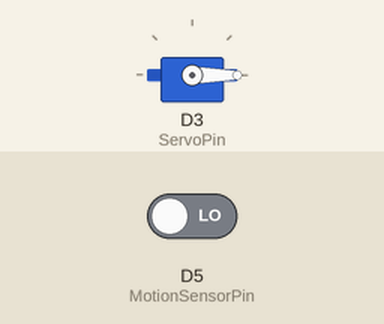
This sketch was run on a simulated ESP8266 (Wemos D1 mini). Parts: servo. Inputs (shaded band) come from the test bench; at power-on: D5 (MotionSensorPin) LOW. The audio player accepts every command and is not drawn.

Above: at 1.7 s.
1.8 s: D5 (MotionSensorPin) driven HIGH
At 3.1 s:
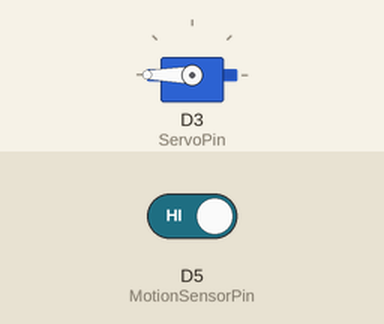
Timing chart, 0 to 8.4 s (numbered marks = the images above; inputs shaded):
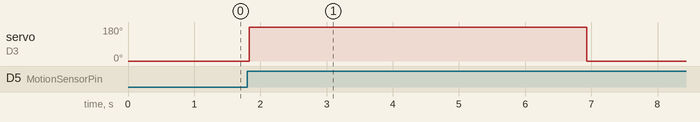

Measured:
- after the input at 1.8 s, servo on D3 (ServoPin): 0° → 180° at once, → 0° 5.1 s later

The sketch:

halloween_bat.ino
```cpp
#include <ESP8266WiFi.h>
#include <BlynkSimpleEsp8266.h>
#include <Adafruit_NeoPixel.h>
#include <Servo.h>
#include <SoftwareSerial.h>
#include <DFRobotDFPlayerMini.h>


//#define DEBUG
#define ServoPin D3
#define MotionSensorPin D5
#define MOTION_COUNT_TRIGGER 1 //how mny times motion is to be detected in order to trigger an action
#define LedPin D6
#define NUMLEDS 0
#define MAX_STEPS_IN_SEQ 10


struct sequence {
	byte no_of_steps;
	byte audioclip;
	byte col_ON[3];
	byte col_SBY[3];
	byte pos[MAX_STEPS_IN_SEQ];
	byte del[MAX_STEPS_IN_SEQ];	//in 10's of milliseconds (e.g. 120 is equal to 1.2 sec - or 1200ms)
};


SoftwareSerial mySoftwareSerial(D2, D1); // RX, TX
DFRobotDFPlayerMini myDFPlayer;
Servo myServo;

#define NO_OF_SEQS 1
sequence bat[NO_OF_SEQS] =
{
	{
		3,
		2,
		{ 0, 0, 0 },
		{ 0, 0, 0 },
		{ 180,	180, 0 },
		{ 255,	255, 255 }
	}
};


// Parameter 1 = number of pixels in strip
// Parameter 2 = Arduino pin number (most are valid)
// Parameter 3 = pixel type flags, add together as needed:
//   NEO_KHZ800  800 KHz bitstream (most NeoPixel products w/WS2812 LEDs)
//   NEO_KHZ400  400 KHz (classic 'v1' (not v2) FLORA pixels, WS2811 drivers)
//   NEO_GRB     Pixels are wired for GRB bitstream (most NeoPixel products)
//   NEO_RGB     Pixels are wired for RGB bitstream (v1 FLORA pixels, not v2)
//   NEO_RGBW    Pixels are wired for RGBW bitstream (NeoPixel RGBW products)


// Adafruit_NeoPixel strip = Adafruit_NeoPixel(NUMLEDS, LedPin, NEO_GRB + NEO_KHZ800);


// IMPORTANT: To reduce NeoPixel burnout risk, add 1000 uF capacitor across
// pixel power leads, add 300 - 500 Ohm resistor on first pixel's data input
// and minimize distance between Arduino and first pixel.  Avoid connecting
// on a live circuit...if you must, connect GND first.

void setup()
{
	mySoftwareSerial.begin(9600);

#ifdef DEBUG
	Serial.begin(115200);
	Serial.println();
	Serial.println(F("Initializing DFPlayer ... (May take 3~5 seconds)"));
#endif


	while (!myDFPlayer.begin(mySoftwareSerial)) {  //Use softwareSerial to communicate with mp3.
#ifdef DEBUG
		Serial.println(F("Unable to begin:"));
		Serial.println(F("1.Please recheck the connection!"));
		Serial.println(F("2.Please insert the SD card!"));
#endif
		delay(1000);
	}


#ifdef DEBUG
	Serial.println(F("DFPlayer Mini online."));
#endif

	myDFPlayer.volume(20);  //Set volume value. From 0 to 30
	myDFPlayer.outputDevice(DFPLAYER_DEVICE_SD);

#ifdef DEBUG
	//----Read information----
	Serial.print("State: ");
	Serial.println(myDFPlayer.readState()); //read mp3 state
	Serial.print("Volume: ");
	Serial.println(myDFPlayer.readVolume()); //read current volume
	Serial.print("EQ: ");
	Serial.println(myDFPlayer.readEQ()); //read EQ setting
	Serial.print("File Counts: ");
	Serial.println(myDFPlayer.readFileCounts()); //read all file counts in SD card
	Serial.print("Current File Number: ");
	Serial.println(myDFPlayer.readCurrentFileNumber()); //read current play file number
	Serial.print("File Counts in Folder 1: ");
	Serial.println(myDFPlayer.readFileCountsInFolder(1)); //read fill counts in folder SD:/03


	Serial.println(F("Initializing Motion Sensor"));
#endif


	pinMode(MotionSensorPin, INPUT);

#ifdef DEBUG
	Serial.println(F("Initializing Servo"));
#endif

	myServo.attach(ServoPin);
	myServo.write(0);              // reset servo position
	delay(15);                       // waits 15ms for the servo to reach the position
//	strip.begin();
//	strip.show(); // Initialize all pixels to 'off'

	randomSeed(analogRead(A0)); //initialize random number generator


}


void loop() {
	static byte motion_count = 0;
	static byte seq_count;
	byte active_seq;
	int motion = digitalRead(MotionSensorPin); // Read digital OUT value

	if (motion) {
		motion_count++;
	}
	else
		motion_count = 0;


	if (motion_count == MOTION_COUNT_TRIGGER)
	{
		//active_seq = random(0, NO_OF_SEQS);
		//active_seq = seq_count++%NO_OF_SEQS;
		active_seq = 0;

		myDFPlayer.playFolder(1, bat[active_seq].audioclip);  //play specific mp3 in SD:/15/004.mp3; Folder Name(1~99); File Name(1~255)

//		strip.setPixelColor(0, strip.Color(bat[active_seq].col_ON[0], bat[active_seq].col_ON[1], bat[active_seq].col_ON[2]));
//		strip.setPixelColor(1, strip.Color(bat[active_seq].col_ON[0], bat[active_seq].col_ON[1], bat[active_seq].col_ON[2]));
//		strip.show(); // This sends the updated pixel color to the hardware.
		for (int i = 0; i < bat[active_seq].no_of_steps - 1; i++)
		{
			myServo.write(bat[active_seq].pos[i]);              // tell servo to go to position in variable 'pos'
			delay(bat[active_seq].del[i] * 10);
		}

//		strip.setPixelColor(0, strip.Color(bat[active_seq].col_SBY[0], bat[active_seq].col_SBY[1], bat[active_seq].col_SBY[2]));
//		strip.setPixelColor(1, strip.Color(bat[active_seq].col_SBY[0], bat[active_seq].col_SBY[1], bat[active_seq].col_SBY[2]));
//		strip.show(); // This sends the updated pixel color to the hardware.
		myServo.write(bat[active_seq].pos[bat[active_seq].no_of_steps - 1]);              // tell servo to go to position in variable 'pos'
		delay(bat[active_seq].del[bat[active_seq].no_of_steps - 1] * 10);

		myServo.write(0);
//		strip.setPixelColor(0, strip.Color(0, 0, 0));
//		strip.setPixelColor(1, strip.Color(0, 0, 0));
//		strip.show(); // This sends the updated pixel color to the hardware.
		delay(6000);

	}
}


#ifdef DEBUG

void DFPlayer_printDetail(uint8_t type, int value) {
	switch (type) {
	case TimeOut:
		Serial.println(F("Time Out!"));
		break;
	case WrongStack:
		Serial.println(F("Stack Wrong!"));
		break;
	case DFPlayerCardInserted:
		Serial.println(F("Card Inserted!"));
		break;
	case DFPlayerCardRemoved:
		Serial.println(F("Card Removed!"));
		break;
	case DFPlayerCardOnline:
		Serial.println(F("Card Online!"));
		break;
	case DFPlayerPlayFinished:
		Serial.print(F("Number:"));
		Serial.print(value);
		Serial.println(F(" Play Finished!"));
		break;
	case DFPlayerError:
		Serial.print(F("DFPlayerError:"));
		switch (value) {
		case Busy:
			Serial.println(F("Card not found"));
			break;
		case Sleeping:
			Serial.println(F("Sleeping"));
			break;
		case SerialWrongStack:
			Serial.println(F("Get Wrong Stack"));
			break;
		case CheckSumNotMatch:
			Serial.println(F("Check Sum Not Match"));
			break;
		case FileIndexOut:
			Serial.println(F("File Index Out of Bound"));
			break;
		case FileMismatch:
			Serial.println(F("Cannot Find File"));
			break;
		case Advertise:
			Serial.println(F("In Advertise"));
			break;
		default:
			break;
		}
		break;
	default:
		break;
	}
}

#endif
```
